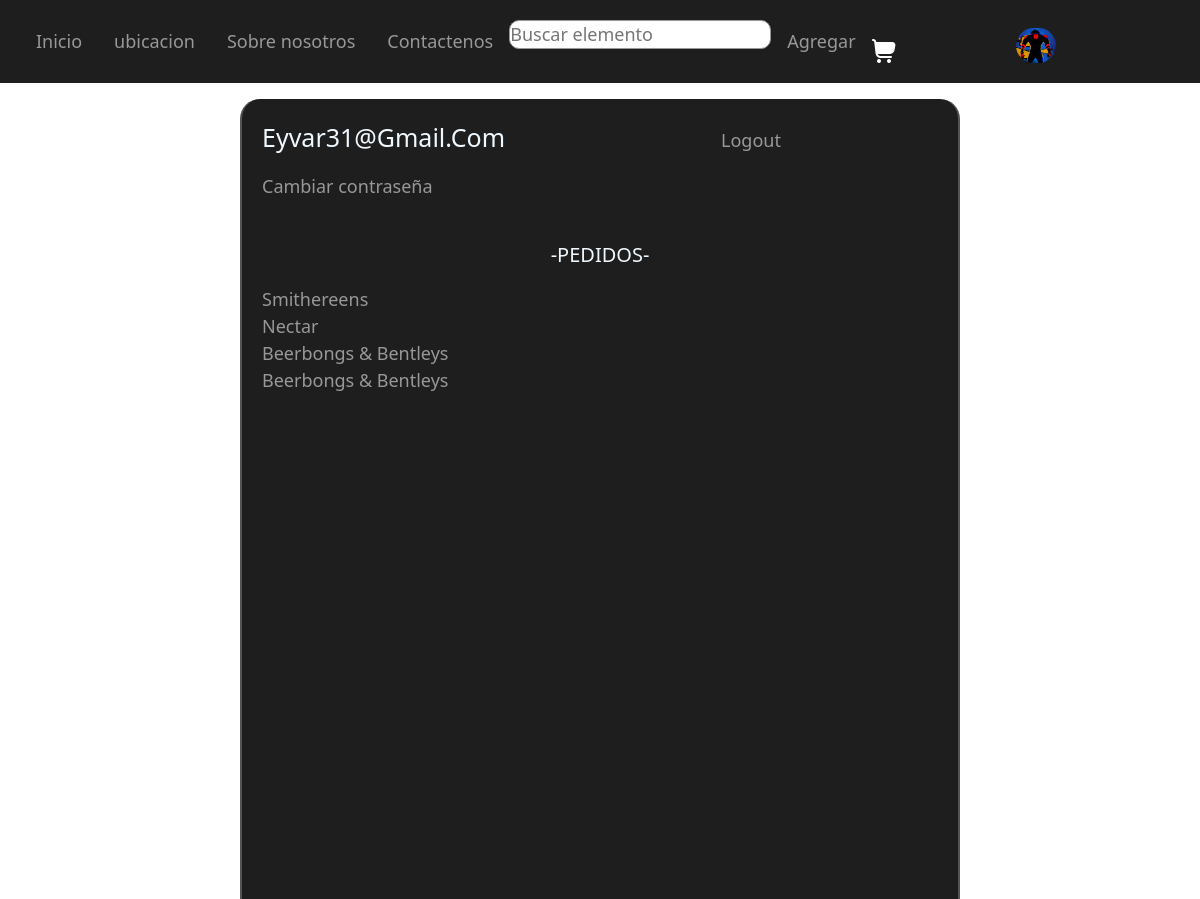
The page /profile/1 (signed in) on the database as committed earlier.
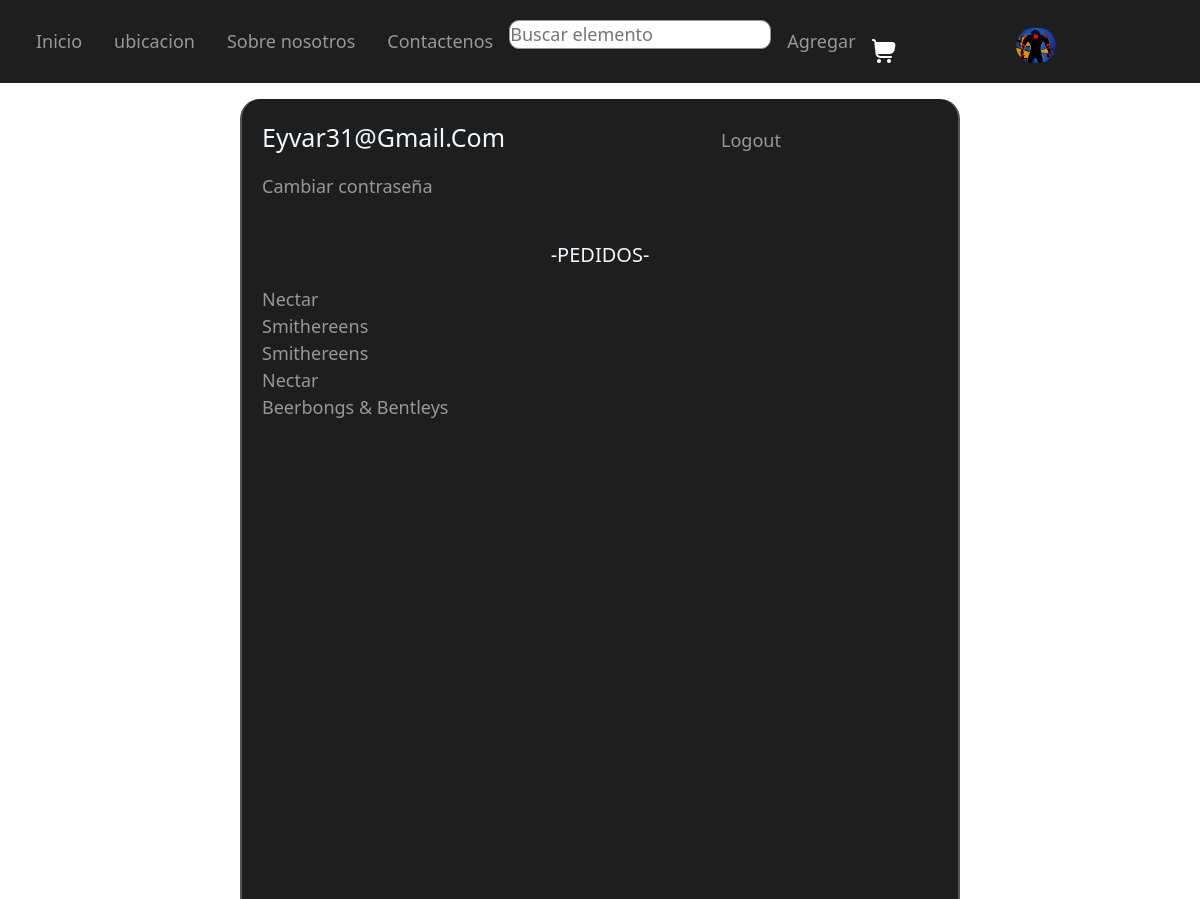
The same page on the database as committed later.
### ecommerce/models.py (models this page shows, shortened)
class car(models.Model):
    host = models.ForeignKey(CustomUser, verbose_name=("host"), on_delete=models.CASCADE)
    product = models.ForeignKey(Product, verbose_name=("Product"), on_delete=models.CASCADE,null=True)
    carprice = models.DecimalField(("Price"), max_digits=5, decimal_places=2,null=True,default=1)
    caramount = models.PositiveIntegerField(("Cantidad"), default=1)
    created = models.DateTimeField(("Creacion"),auto_now_add=True,null=True)
    updated = models.DateTimeField(("Comentario actualizado"),auto_now=True)
    class Meta:
        ordering =  ['-updated','-created',]

class Product(models.Model):
    categorie = models.ManyToManyField(Genre, verbose_name=("Genero"),null=True,default=None)
    artist = models.CharField(("Artista"), max_length=50,null=True)
    name = models.CharField(("Nombre"), max_length=50,null=True)
    price = models.DecimalField(("Precio"), max_digits=5, decimal_places=2,null=True)
    image = models.ImageField(("Imagen"), upload_to='static/media', height_field=None, width_field=None, max_length=None,null=True)
    duration = models.DecimalField(("Duracion"), max_digits=5, decimal_places=2,null=True,default=00)
    releasedate = models.DateField(("Fecha lanzado"), auto_now=False, auto_now_add=False,null=True)
    amount = models.PositiveIntegerField(("Cantidad"), default=1)
    cal = models.IntegerField(("Calificacion"),validators=[MinValueValidator(1), MaxValueValidator(5)],default=1)
    def __str__(self) -> str:
        return self.name

### ecommerce/views.py (the view)
# urls.py: path('profile/<str:pk>',views.profile,name='profile'),
def profile(request,pk):
    user = CustomUser.objects.get(id = pk)
    carinuser = car.objects.all()
    userproducts = user.car_set.all()
    context = {
        'user':user,
        'carinuser':carinuser,
        'userproducts':userproducts,
    }
    return render(request,'users/profile.html',context)

### ecommerce/templates/users/profile.html
{%extends 'base.html' %}
{%block content%}
<div class="containerprofile">
    <div class="containerprofile__user">
        <p class="text-capitalize">{{user}}</p>
        {%if request.user.id == user.id%}
        <a class="nav-link"  href="{%url 'LogoutUser' %}">Logout</a>
        {%endif%}
    </div>
    {%if request.user.id == user.id%}
    <a href="{%url 'password_reset' %}">Cambiar contraseña</a>
    {%endif%}
    <p class="pedidos text-uppercase">-PEDIDOS-</p>
    {%for userproduct in userproducts%}
    <a class="pedidos__items" src="#">
        {{userproduct.product}}
    </a>
    {%endfor%}
</div>
{%endblock%}

Rows that differ between the two databases and show on the page:
removed car: product "Beerbongs & Bentleys"
added car: product "Nectar"
added car: product "Smithereens"
